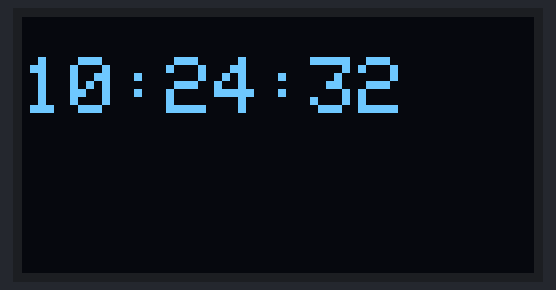
Bench run of a sketch on a simulated ESP32. Parts: 128×64 one-colour display. WiFi joins after 1.5 s; servers stay silent unless stated; network time is answered at once with the bench clock; the local clock reads 2024-03-15 10:24:30 at power-on unless the sketch sets it; what the sketch prints to the serial monitor is not drawn.

Above: at 2.1 s.
At 6.2 s:
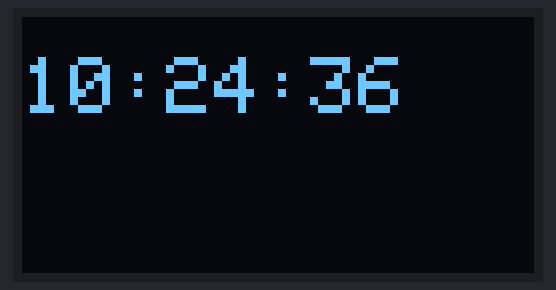
At 10.3 s:
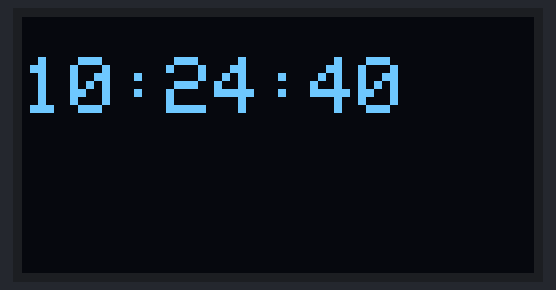
At 19.6 s:
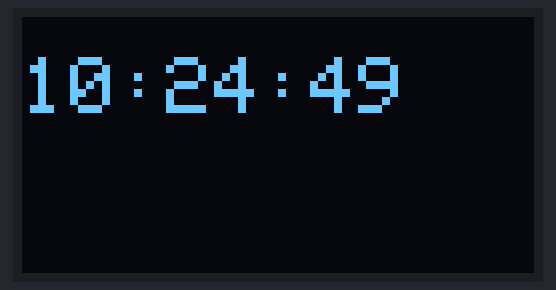
At 28.8 s:
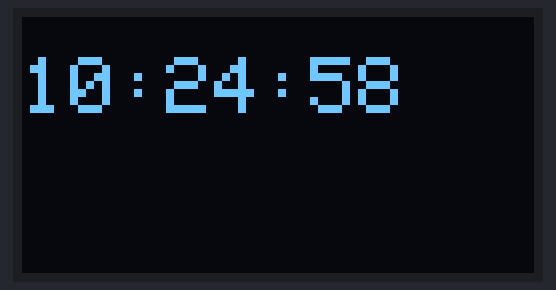
At 38.0 s:
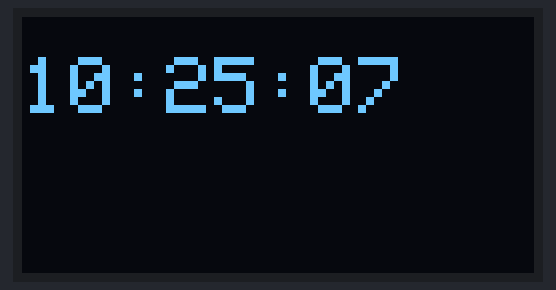

Measured:
- what the display in image 0 shows lasts 1.0 s, from 2.1 s to 3.1 s

The sketch:

DIGITAL_CLOCK_USING_OLED_AND_ESP_32.ino
```cpp
#include <Wire.h>
#include <Adafruit_GFX.h>
#include <Adafruit_SSD1306.h>
#include <WiFi.h>
#include <NTPClient.h>
#include <WiFiUdp.h>

const char* ssid = "YOUR WIFI SSID";
const char* password = "YOUR PASSWORD";

WiFiUDP ntpUDP;
NTPClient timeClient(ntpUDP, "pool.ntp.org", 0, 60000);
#define SCREEN_WIDTH 128
#define SCREEN_HEIGHT 64
#define OLED_RESET    -1
Adafruit_SSD1306 display(SCREEN_WIDTH, SCREEN_HEIGHT, &Wire, OLED_RESET);

void setup() {
  Serial.begin(115200);

  if(!display.begin(SSD1306_SWITCHCAPVCC, 0x3C)) {
    Serial.println(("SSD1306 allocation failed"));
    for(;;);
  }


  WiFi.begin(ssid, password);
  while (WiFi.status() != WL_CONNECTED) {
    delay(1000);
    Serial.println("Connecting to WiFi...");
  }
  Serial.println("Connected to WiFi");

  timeClient.begin();

  display.clearDisplay();
}

void loop() {
  timeClient.update();
  String formattedTime = timeClient.getFormattedTime();
  display.clearDisplay();
  display.setTextSize(2);
  display.setTextColor(SSD1306_WHITE);
  display.setCursor(0, 10);
  display.println(formattedTime);
  display.display();
  delay(1000);
}
```
